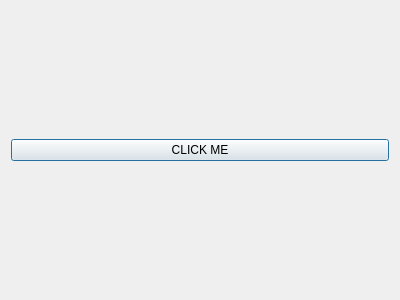
<?xml version="1.0" encoding="UTF-8"?>
<ui version="4.0">
 <class>Dialog</class>
 <widget class="QDialog" name="Dialog">
  <property name="geometry">
   <rect>
    <x>0</x>
    <y>0</y>
    <width>400</width>
    <height>300</height>
   </rect>
  </property>
  <property name="windowTitle">
   <string>Dialog</string>
  </property>
  <layout class="QHBoxLayout" name="horizontalLayout_2">
   <item>
    <layout class="QHBoxLayout" name="horizontalLayout">
     <item>
      <widget class="QPushButton" name="pushButton">
       <property name="text">
        <string>CLICK ME</string>
       </property>
      </widget>
     </item>
    </layout>
   </item>
  </layout>
 </widget>
 <resources/>
 <connections/>
</ui>
